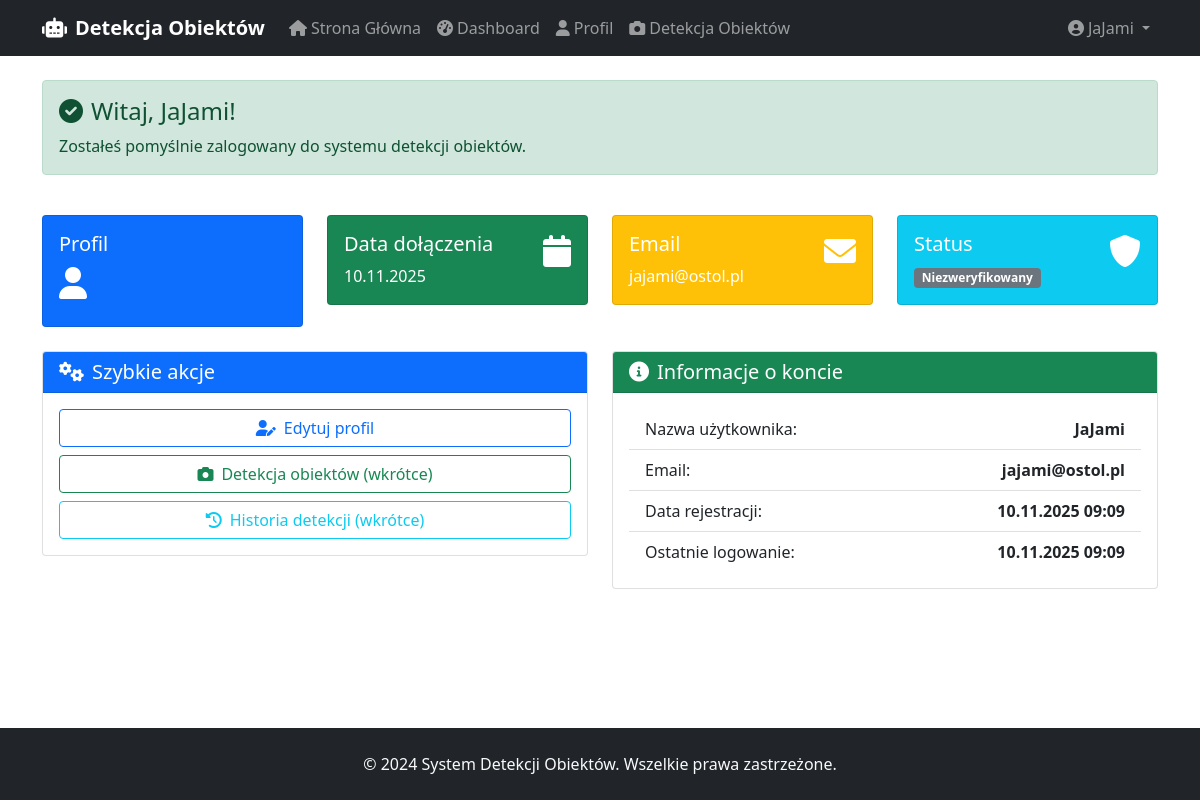
/dashboard/ (signed in), run on the app's committed database.
### detection_app/models.py (models this page shows, shortened)
class CustomUser(AbstractUser):
    email = models.EmailField(unique=True, verbose_name="adres email")
    phone = models.CharField(max_length=15, blank=True, verbose_name="telefon")
    birth_date = models.DateField(null=True, blank=True, verbose_name="data urodzenia")
    city = models.CharField(max_length=100, blank=True, verbose_name="miasto")
    address = models.TextField(blank=True, verbose_name="adres")
    created_at = models.DateTimeField(default=timezone.now, verbose_name="data rejestracji")
    updated_at = models.DateTimeField(auto_now=True, verbose_name="data aktualizacji")
    is_verified = models.BooleanField(default=False, verbose_name="zweryfikowany")
    newsletter = models.BooleanField(default=False, verbose_name="newsletter")
    terms_accepted = models.BooleanField(default=False, verbose_name="akceptacja regulaminu")
    class Meta:
        app_label = 'detection_app'  # DODAJ TĘ LINIĘ
        verbose_name = "użytkownik"
        verbose_name_plural = "użytkownicy"

### detection_app/views.py (the view)
# urls.py: path('dashboard/', views.dashboard_view, name='dashboard'),
@login_required
def dashboard_view(request):
    user = request.user
    context = {
        'user': user,
        'profile': getattr(user, 'profile', None),
    }
    return render(request, 'dash/dashboard.html', context)

### detection_app/templates/dash/dashboard.html (shortened to what this page needs)
{% extends 'bas/base.html' %}  {% block content %}
<div class="container mt-4">
  <div class="row mb-4">
    <div class="col-12">
      <div class="alert alert-success">
        <h4 class="alert-heading">
          <i class="fas fa-check-circle me-2"></i>Witaj, {{ user.username }}!
        </h4>
        <p class="mb-0">
          Zostałeś pomyślnie zalogowany do systemu detekcji obiektów.
        </p>
      </div>
    </div>
  </div>
  <div class="row mb-4">
    <div class="col-md-3">
      <div class="card text-white bg-primary">
        <div class="card-body">
          <div class="d-flex justify-content-between">
            <div>
              <h5>Profil</h5>
              <h2><i class="fas fa-user"></i></h2>
            </div>
          </div>
        </div>
      </div>
    </div>
    <div class="col-md-3">
      <div class="card text-white bg-success">
        <div class="card-body">
          <div class="d-flex justify-content-between">
            <div>
              <h5>Data dołączenia</h5>
              <p class="mb-0">{{ user.date_joined|date:"d.m.Y" }}</p>
            </div>
            <h2><i class="fas fa-calendar"></i></h2>
          </div>
        </div>
      </div>
    </div>
    <div class="col-md-3">
      <div class="card text-white bg-warning">
        <div class="card-body">
          <div class="d-flex justify-content-between">
            <div>
              <h5>Email</h5>
              <p class="mb-0">{{ user.email }}</p>
            </div>
            <h2><i class="fas fa-envelope"></i></h2>
          </div>
        </div>
      </div>
    </div>
    <div class="col-md-3">
      <div class="card text-white bg-info">
        <div class="card-body">
          <div class="d-flex justify-content-between">
            <div>
              <h5>Status</h5>
              <p class="mb-0">
                {% if user.is_verified %}
                <span class="badge bg-success">Zweryfikowany</span>
                {% else %}
                <span class="badge bg-secondary">Niezweryfikowany</span>
                {% endif %}
              </p>
            </div>
            <h2><i class="fas fa-shield-alt"></i></h2>
          </div>
        </div>
      </div>
    </div>
  </div>
  <div class="row">
    <div class="col-md-6">
      <div class="card">
        <div class="card-header bg-primary text-white">
          <h5 class="mb-0"><i class="fas fa-cogs me-2"></i>Szybkie akcje</h5>
        </div>
        <div class="card-body">
          <div class="d-grid gap-2">
            <a href="{% url 'profile' %}" class="btn btn-outline-primary">
              <i class="fas fa-user-edit me-2"></i>Edytuj profil
            </a>
            <a href="#" class="btn btn-outline-success" disabled>
              <i class="fas fa-camera me-2"></i>Detekcja obiektów (wkrótce)
            </a>
            <a href="#" class="btn btn-outline-info" disabled>
              <i class="fas fa-history me-2"></i>Historia detekcji (wkrótce)
            </a>
          </div>
        </div>
      </div>
    </div>
    <div class="col-md-6">
      <div class="card">
        <div class="card-header bg-success text-white">
          <h5 class="mb-0">
            <i class="fas fa-info-circle me-2"></i>Informacje o koncie
          </h5>
        </div>
        <div class="card-body">
          <ul class="list-group list-group-flush">
            <li class="list-group-item d-flex justify-content-between">
              <span>Nazwa użytkownika:</span>
              <strong>{{ user.username }}</strong>
            </li>
            <li class="list-group-item d-flex justify-content-between">
              <span>Email:</span>
              <strong>{{ user.email }}</strong>
            </li>
            <li class="list-group-item d-flex justify-content-between">
              <span>Data rejestracji:</span>
              <strong>{{ user.date_joined|date:"d.m.Y H:i" }}</strong>
            </li>
            <li class="list-group-item d-flex justify-content-between">
              <span>Ostatnie logowanie:</span>
              <strong>{{ user.last_login|date:"d.m.Y H:i" }}</strong>
            </li>
          </ul>
        </div>
      </div>
    </div>
  </div>
</div>
{% endblock %}

### detection_app/templates/bas/base.html (shortened to what this page needs)
<!DOCTYPE html>
<html lang="pl">
  <head>
    <link
      href="https://cdn.jsdelivr.net/npm/bootstrap@5.1.3/dist/css/bootstrap.min.css"
      rel="stylesheet"
    />
    <link
      rel="stylesheet"
      href="https://cdnjs.cloudflare.com/ajax/libs/font-awesome/6.0.0/css/all.min.css"
    />
  </head>
  <body>
    <nav class="navbar navbar-expand-lg navbar-dark bg-dark">
      <div class="container">
        <a class="navbar-brand" href="{% url 'home' %}">
          <i class="fas fa-robot me-2"></i>Detekcja Obiektów
        </a>
        <div class="collapse navbar-collapse" id="navbarNav">
          <ul class="navbar-nav me-auto">
            <li class="nav-item">
              <a class="nav-link" href="{% url 'home' %}">
                <i class="fas fa-home me-1"></i>Strona Główna
              </a>
            </li>
            {% if user.is_authenticated %}
            <li class="nav-item">
              <a class="nav-link" href="{% url 'dashboard' %}">
                <i class="fas fa-tachometer-alt me-1"></i>Dashboard
              </a>
            </li>
            <li class="nav-item">
              <a class="nav-link" href="{% url 'profile' %}">
                <i class="fas fa-user me-1"></i>Profil
              </a>
            </li>
            <li class="nav-item">
              <a class="nav-link" href="{% url 'object_detection_upload' %}">
                <i class="fas fa-camera me-1"></i>Detekcja Obiektów
              </a>
            </li>
            {% endif %}
          </ul>
          <ul class="navbar-nav">
            {% if user.is_authenticated %}
            <li class="nav-item dropdown">
              <a
                class="nav-link dropdown-toggle"
                href="#"
                id="navbarDropdown"
                role="button"
                data-bs-toggle="dropdown"
              >
                <i class="fas fa-user-circle me-1"></i>{{ user.username }}
              </a>
            </li>
            {% endif %}
          </ul>
        </div>
      </div>
    </nav>
    <main class="main-content">{% block content %} {% endblock %}</main>
    <footer class="footer bg-dark text-light py-4 mt-5">
      <div class="container text-center">
        <p class="mb-0">
          &copy; 2024 System Detekcji Obiektów. Wszelkie prawa zastrzeżone.
        </p>
      </div>
    </footer>
  </body>
</html>

### detection_app/templates/bas/base.html (style rules this page uses)
.navbar-brand { font-weight: bold; }
.footer { margin-top: auto; }
body { display: flex; flex-direction: column; min-height: 100vh; }
.main-content { flex: 1; }

### data on the page
CustomUser: username "JaJami", date_joined "10.11.2025", email "jajami@ostol.pl", date_joined "10.11.2025 09:09", last_login "10.11.2025 09:09"
